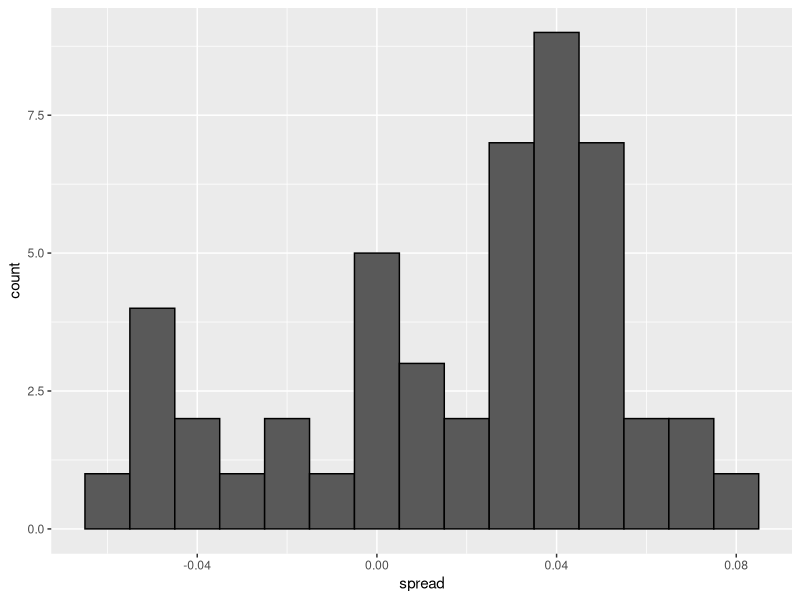
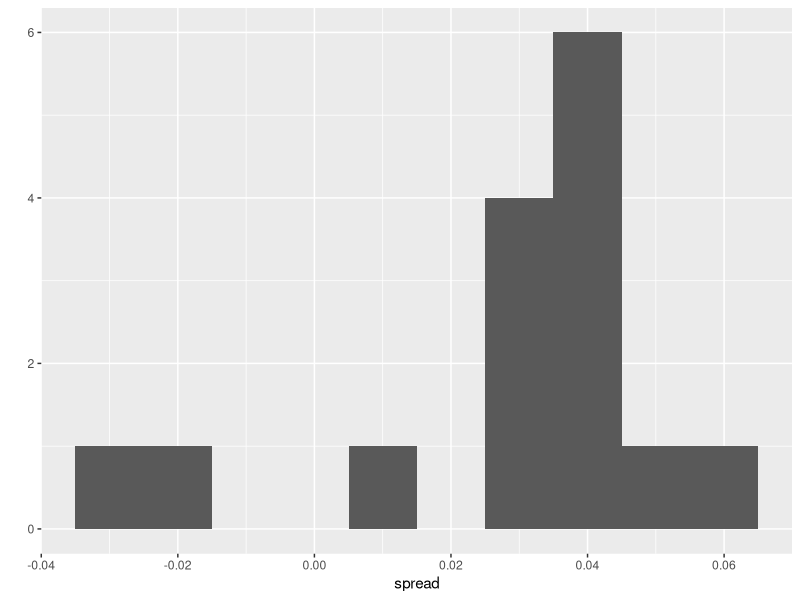
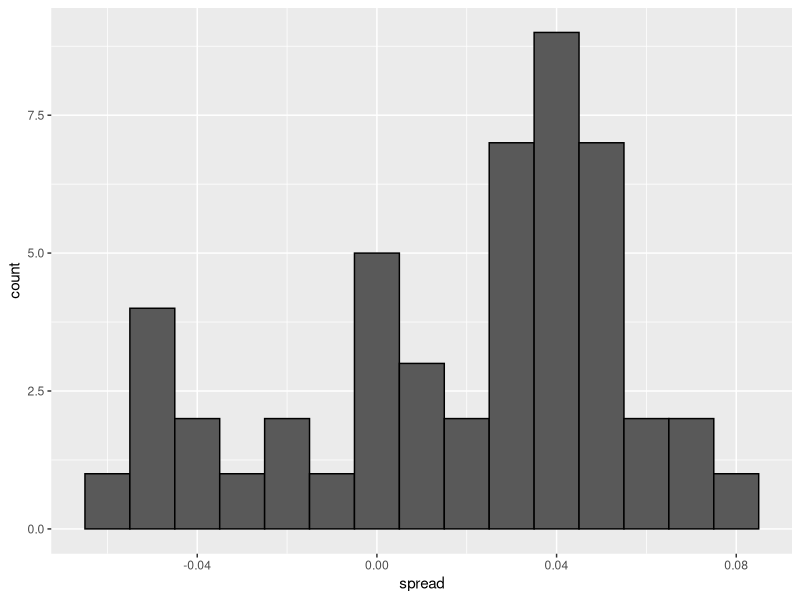
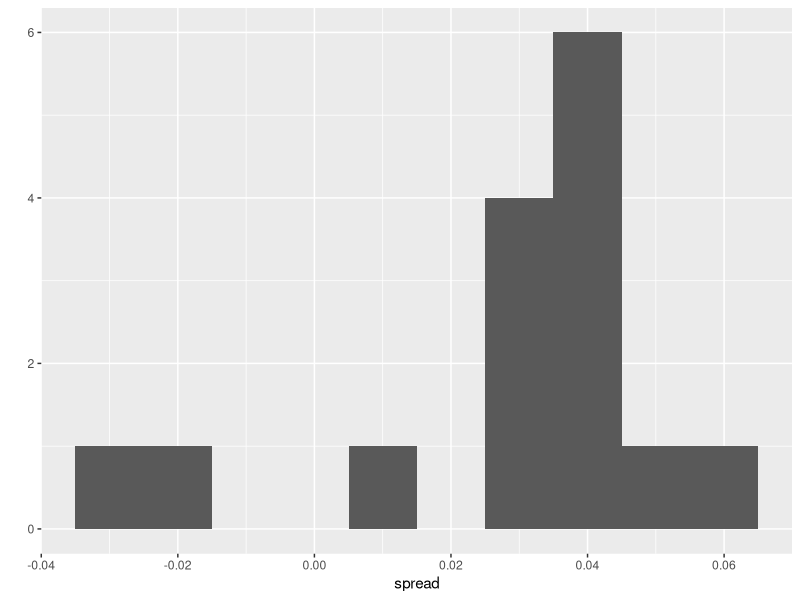
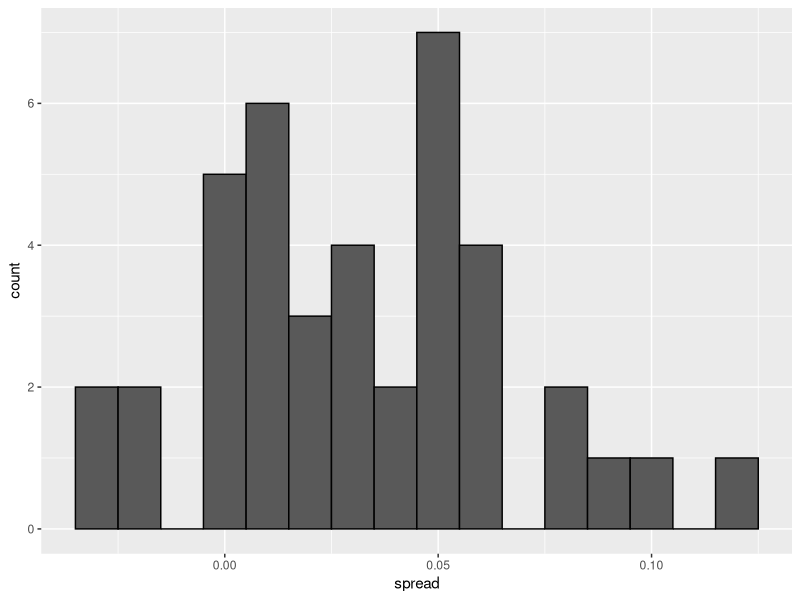

Generate these figures, in order, with R:
## ---- chunk 1
library(tidyverse)
library(dslabs)
d <- 0.039
Ns <- c(1298, 533, 1342, 897, 774, 254, 812, 324, 1291, 1056, 2172, 516)
p <- (d + 1) / 2

polls <- map_df(Ns, function(N) {
  x <- sample(c(0,1), size=N, replace=TRUE, prob=c(1-p, p))
  x_hat <- mean(x)
  se_hat <- sqrt(x_hat * (1 - x_hat) / N)
  list(estimate = 2 * x_hat - 1, 
    low = 2*(x_hat - 1.96*se_hat) - 1, 
    high = 2*(x_hat + 1.96*se_hat) - 1,
    sample_size = N)
}) %>% mutate(poll = seq_along(Ns))
## ---- chunk 2
sum(polls$sample_size)
#> [1] 11269
## ---- chunk 3
d_hat <- polls %>% 
  summarize(avg = sum(estimate*sample_size) / sum(sample_size)) %>% 
  pull(avg)
## ---- chunk 4
data(polls_us_election_2016)
## ---- chunk 5
polls <- polls_us_election_2016 %>% 
  filter(state == "U.S." & enddate >= "2016-10-31" &
           (grade %in% c("A+","A","A-","B+") | is.na(grade)))
## ---- chunk 6
polls <- polls %>% 
  mutate(spread = rawpoll_clinton/100 - rawpoll_trump/100)
## ---- chunk 7
d_hat <- polls %>% 
  summarize(d_hat = sum(spread * samplesize) / sum(samplesize)) %>% 
  pull(d_hat)
## ---- chunk 8
p_hat <- (d_hat+1)/2 # d=2p-1 에서 유도
moe <- 1.96 * 2 * sqrt(p_hat * (1 - p_hat) / sum(polls$samplesize))
moe # Margin of Error
#> [1] 0.00662
## ---- chunk 9
polls %>%
  ggplot(aes(spread)) +
  geom_histogram(color="black", binwidth = .01)
## ---- chunk 10
polls %>% group_by(pollster) %>% summarize(n())
#> # A tibble: 15 x 2
#>   pollster                                                   `n()`
#>   <fct>                                                      <int>
#> 1 ABC News/Washington Post                                       7
#> 2 Angus Reid Global                                              1
#> 3 CBS News/New York Times                                        2
#> 4 Fox News/Anderson Robbins Research/Shaw & Company Research     2
#> 5 IBD/TIPP                                                       8
#> # … with 10 more rows
## ---- chunk 11
polls %>% group_by(pollster) %>% 
  filter(n() >= 6) %>%
  summarize(se = 2 * sqrt(p_hat * (1-p_hat) / median(samplesize)))
#> # A tibble: 5 x 2
#>   pollster                     se
#>   <fct>                     <dbl>
#> 1 ABC News/Washington Post 0.0265
#> 2 IBD/TIPP                 0.0333
#> 3 Ipsos                    0.0225
#> 4 The Times-Picayune/Lucid 0.0196
#> 5 USC Dornsife/LA Times    0.0183
## ---- chunk 12
one_poll_per_pollster <- polls %>% group_by(pollster) %>% 
  filter(enddate == max(enddate)) %>%
  ungroup()
# ungroup() 상당히 좋은 것 같다.
## ---- chunk 13
qplot(spread, data = one_poll_per_pollster, binwidth = 0.01)
## ---- chunk 14
sd(one_poll_per_pollster$spread)
#> [1] 0.0242
## ---- chunk 15
results <- one_poll_per_pollster %>% 
  summarize(avg = mean(spread), 
            se = sd(spread) / sqrt(length(spread))) %>% 
  mutate(start = avg - 1.96 * se, 
         end = avg + 1.96 * se) 
round(results * 100, 1)
#>   avg  se start end
#> 1 2.9 0.6   1.7 4.1
## ---- chunk 16
library(dslabs)
data(heights)
x <- heights %>% filter(sex == "Male") %>%
  pull(height)
## ---- chunk 17
# average
mean(x)

# Standard Deviation
sd(x)
## ---- chunk 18
mu <- mean(x)
s <- sd(x)
n <- 50

sd(x)/sqrt(n)

set.seed(1)

sample(x, size = n, replace = TRUE) %>% mean()

set.seed(1)

sample(x, size = n, replace = TRUE) %>%  sd()
## ---- chunk 19
# σ를 모르는 경우, 표본의 표준편차 s 를 대신 사용한다고 해서 이렇게 풂

set.seed(1)

n <- 50
s <- sample(x, size = n, replace = TRUE) %>% sd()
s
## ---- chunk 20
mu
mu + c(-1.96 * s, 1.96 * s)
## ---- chunk 21
B <- 10000
n <- 50

dat <- replicate(B, {
  sample(x, size = n, replace = TRUE) %>% mean() + c(-1.96 * s, 1.96 * s)
})


## ---- chunk 22
data(polls_us_election_2016)
polls <- polls_us_election_2016 %>% 
  filter(pollster %in% c("Rasmussen Reports/Pulse Opinion Research",
                         "The Times-Picayune/Lucid") &
           enddate >= "2016-10-15" &
           state == "U.S.") %>% 
  mutate(spread = rawpoll_clinton/100 - rawpoll_trump/100) 
## ---- chunk 23
polls %>% 
  filter(pollster=="Rasmussen Reports/Pulse Opinion Research") %>% 
  summarize(N_1 = n())
## ---- chunk 24
library(tidyverse)
library(dslabs)
d <- 0.039
Ns <- c(1298, 533, 1342, 897, 774, 254, 812, 324, 1291, 1056, 2172, 516)
p <- (d + 1) / 2

polls <- map_df(Ns, function(N) {
  x <- sample(c(0,1), size=N, replace=TRUE, prob=c(1-p, p))
  x_hat <- mean(x)
  se_hat <- sqrt(x_hat * (1 - x_hat) / N)
  list(estimate = 2 * x_hat - 1, 
    low = 2*(x_hat - 1.96*se_hat) - 1, 
    high = 2*(x_hat + 1.96*se_hat) - 1,
    sample_size = N)
}) %>% mutate(poll = seq_along(Ns))
## ---- chunk 25
sum(polls$sample_size)
#> [1] 11269
## ---- chunk 26
d_hat <- polls %>% 
  summarize(avg = sum(estimate*sample_size) / sum(sample_size)) %>% 
  pull(avg)
## ---- chunk 27
data(polls_us_election_2016)
## ---- chunk 28
polls <- polls_us_election_2016 %>% 
  filter(state == "U.S." & enddate >= "2016-10-31" &
           (grade %in% c("A+","A","A-","B+") | is.na(grade)))
## ---- chunk 29
polls <- polls %>% 
  mutate(spread = rawpoll_clinton/100 - rawpoll_trump/100)
## ---- chunk 30
d_hat <- polls %>% 
  summarize(d_hat = sum(spread * samplesize) / sum(samplesize)) %>% 
  pull(d_hat)
## ---- chunk 31
p_hat <- (d_hat+1)/2 # d=2p-1 에서 유도
moe <- 1.96 * 2 * sqrt(p_hat * (1 - p_hat) / sum(polls$samplesize))
moe # Margin of Error
#> [1] 0.00662
## ---- chunk 32
polls %>%
  ggplot(aes(spread)) +
  geom_histogram(color="black", binwidth = .01)
## ---- chunk 33
polls %>% group_by(pollster) %>% summarize(n())
#> # A tibble: 15 x 2
#>   pollster                                                   `n()`
#>   <fct>                                                      <int>
#> 1 ABC News/Washington Post                                       7
#> 2 Angus Reid Global                                              1
#> 3 CBS News/New York Times                                        2
#> 4 Fox News/Anderson Robbins Research/Shaw & Company Research     2
#> 5 IBD/TIPP                                                       8
#> # … with 10 more rows
## ---- chunk 34
polls %>% group_by(pollster) %>% 
  filter(n() >= 6) %>%
  summarize(se = 2 * sqrt(p_hat * (1-p_hat) / median(samplesize)))
#> # A tibble: 5 x 2
#>   pollster                     se
#>   <fct>                     <dbl>
#> 1 ABC News/Washington Post 0.0265
#> 2 IBD/TIPP                 0.0333
#> 3 Ipsos                    0.0225
#> 4 The Times-Picayune/Lucid 0.0196
#> 5 USC Dornsife/LA Times    0.0183
## ---- chunk 35
one_poll_per_pollster <- polls %>% group_by(pollster) %>% 
  filter(enddate == max(enddate)) %>%
  ungroup()
# ungroup() 상당히 좋은 것 같다.
## ---- chunk 36
qplot(spread, data = one_poll_per_pollster, binwidth = 0.01)
## ---- chunk 37
sd(one_poll_per_pollster$spread)
#> [1] 0.0242
## ---- chunk 38
results <- one_poll_per_pollster %>% 
  summarize(avg = mean(spread), 
            se = sd(spread) / sqrt(length(spread))) %>% 
  mutate(start = avg - 1.96 * se, 
         end = avg + 1.96 * se) 
round(results * 100, 1)
#>   avg  se start end
#> 1 2.9 0.6   1.7 4.1
## ---- chunk 39
library(dslabs)
data(heights)
x <- heights %>% filter(sex == "Male") %>%
  pull(height)
## ---- chunk 40
# average
mean(x)

# Standard Deviation
sd(x)
## ---- chunk 41
mu <- mean(x)
s <- sd(x)
n <- 50

sd(x)/sqrt(n)

set.seed(1)

sample(x, size = n, replace = TRUE) %>% mean()

set.seed(1)

sample(x, size = n, replace = TRUE) %>%  sd()
## ---- chunk 42
# σ를 모르는 경우, 표본의 표준편차 s 를 대신 사용한다고 해서 이렇게 풂

set.seed(1)

n <- 50
s <- sample(x, size = n, replace = TRUE) %>% sd()
s
## ---- chunk 43
mu
mu + c(-1.96 * s, 1.96 * s)
## ---- chunk 44
n <- 50
Bs <- rep(n, times = 10000)

dat <- map_df(Bs, function(B) {
  sample <- sample(x, size= n, replace = TRUE) 
  x_hat <- mean(sample)
  se_hat <- sd(sample)/sqrt(n)
  list(
    upper = x_hat + 1.96*se_hat,
    lower = x_hat - 1.96*se_hat
  )
})

dat$hit <- ifelse(dat$upper > mu & dat$lower < mu, 1, 0)
sum(dat$hit)/length(dat$hit)
## ---- chunk 45
data(polls_us_election_2016)
polls <- polls_us_election_2016 %>% 
  filter(pollster %in% c("Rasmussen Reports/Pulse Opinion Research",
                         "The Times-Picayune/Lucid") &
           enddate >= "2016-10-15" &
           state == "U.S.") %>% 
  mutate(spread = rawpoll_clinton/100 - rawpoll_trump/100) 
## ---- chunk 46
polls %>% 
  ggplot(aes(spread)) +
  geom_histogram(color="black", binwidth = .01)
## ---- chunk 47
polls %>% 
  filter(pollster=="Rasmussen Reports/Pulse Opinion Research") %>% 
  summarize(N_1 = n())
## ---- chunk 48
polls <- polls_us_election_2016 %>% 
  filter(enddate >= "2016-10-15" &
           state == "U.S.") %>%
  group_by(pollster) %>%
  filter(n() >= 5) %>% 
  mutate(spread = rawpoll_clinton/100 - rawpoll_trump/100) %>%
  ungroup()
## ---- chunk 49
polls <- polls_us_election_2016 %>% 
  filter(enddate >= "2016-10-15" &
           state == "U.S.") %>%
  group_by(pollster) %>%
  filter(n() >= 5) %>% 
  mutate(spread = rawpoll_clinton/100 - rawpoll_trump/100) %>%
  ungroup()
